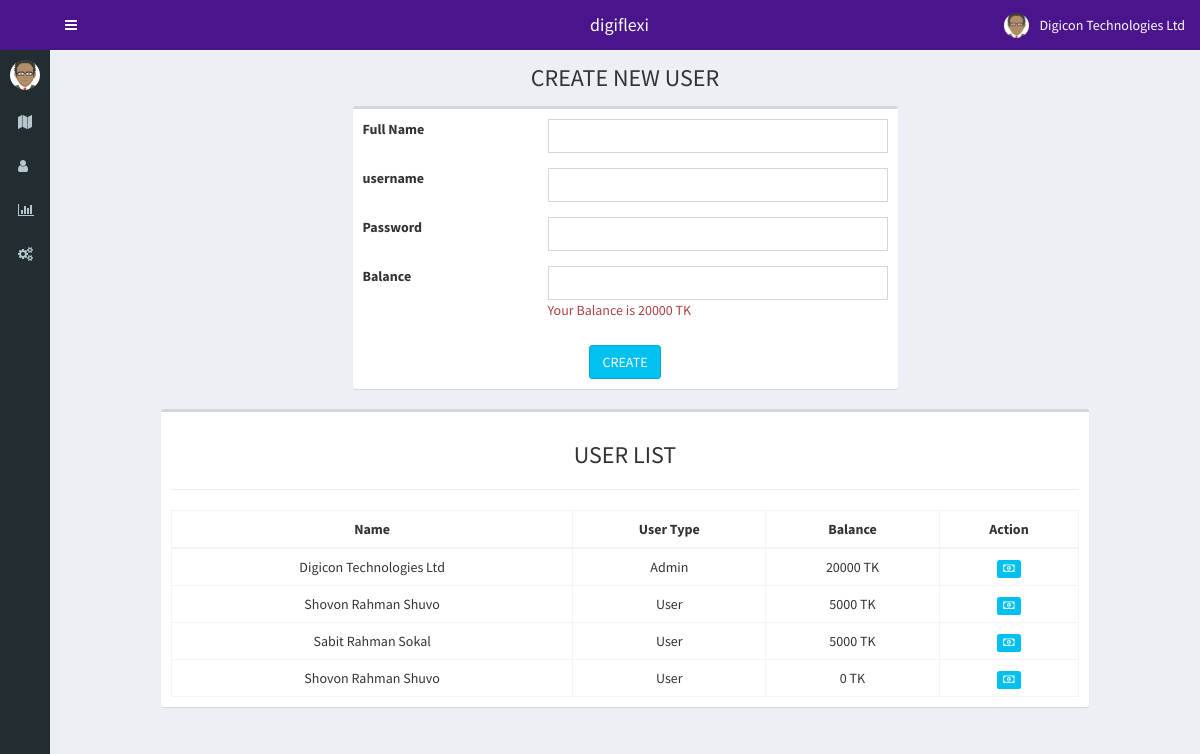
The app's page /user/index.php (signed in) with its own data.
### tables this page shows
CREATE TABLE `user` (
  `id` int(11) NOT NULL AUTO_INCREMENT,
  `full_name` varchar(128) NOT NULL,
  `username` varchar(32) DEFAULT NULL,
  `email` varchar(128) DEFAULT NULL,
  `password` varchar(128) NOT NULL,
  `user_level` int(1) DEFAULT NULL COMMENT 'admin=1;merchant:2',
  `balance` int(255) DEFAULT NULL,
  `status` int(1) DEFAULT NULL COMMENT 'active =1; deactive = 0',
  `activation_string` varchar(128) DEFAULT NULL,
  PRIMARY KEY (`id`)
);

### user/index.php (the view, shortened to what this page needs)
<?php
  include ('../dbconfig.php');
?>
<!DOCTYPE html>
<html>
<head>
  <?php include('../header.php')?>
</head>
<body class="hold-transition skin-blue sidebar-mini sidebar-collapse">
<div class="wrapper">
  <?php include('../nav.php');?>
  <div class="content-wrapper">
    <section class="content-header">
      <h1 class="text-center">
        CREATE NEW USER
      </h1>
    </section>
    <section class="content">
        <div class="row">
          <div class="col-sm-6 col-sm-offset-3">
            <div class="box">
            <div class="box-body">
              <form class="form-horizontal" action="index.php" method="post">
                <div class="form-group">
                  <label for="full_name" class="col-sm-4 col-form-label">Full Name</label></label>
                  <div class="col-sm-8">
                    <input  type="text" class="form-control" id="full_name" name="full_name" required>
                  </div>
                </div>
                <div class="form-group">
                  <label for="username" class="col-sm-4 col-form-label">username</label></label>
                  <div class="col-sm-8">
                    <input  type="text" class="form-control" id="username" name="username" required>
                  </div>
                </div>
                <div class="form-group">
                  <label for="password" class="col-sm-4 col-form-label">Password</label></label>
                  <div class="col-sm-8">
                    <input  type="password" class="form-control" id="password" name="password"  minlength="6" maxlength="10" size="10" required>
                  </div>
                </div>
                <div class="form-group">
                  <label for="balance" class="col-sm-4 col-form-label">Balance</label></label>
                  <div class="col-sm-8">
                    <input  type="number" class="form-control" id="balance" name="balance"  min=10 max=<?php echo $balance ?> required >
                    <p class="text-danger">
                      <?php
                        if($balance == 0 || $balance == NULL){
                          echo "You do not have sufficiant balance. Add More";
                        }else{
                          echo "Your Balance is"." ".$balance." TK ";
                        }
                      ?>
                    </p>
                  </div>
                </div>
                <center><button class="btn btn-info" type="submit" name="create">CREATE</button></center>
              </form>
            </div>
          </div>
          </div>
        </div>
        <div class="row">
          <div class="col-sm-10 col-sm-offset-1">
            <div class="box">
            <div class="box-body">
              <center><h3>USER LIST</h3></center>
              <hr>
              <table id="" class="table table-bordered text-center">
                <thead>
                  <tr>
                    <th>Name</th>
                    <th>User Type</th>
                    <th>Balance</th>
                    <th>Action</th>
                  </tr>
                </thead>
                <tbody>
                  <?php
                    $user_lists = $conn->query("SELECT * from user")->fetchAll(PDO::FETCH_ASSOC);
                    foreach($user_lists as $user_list):
                  ?>
                  <tr>
                    <td><?php echo $user_list['full_name']?></td>
                    <td>
                        <?php
                            if($user_list['user_level']=="1"){echo "Admin";}
                            if($user_list['user_level']=="2"){echo "User";}
                        ?>
                    </td>
                    <td><?php echo $user_list['balance']?> TK</td>
                    <td>
                      <a href="add_balance.php?id=<?php echo $user_list['id'];?>"><label class="label label-info"><span class="fa fa-money"></span></label></a>
                    </td>
                  </tr>
                  <?php
                    endforeach;
                  ?>
                </tbody>
              </table>
            </div>
          </div>
          </div>
      </div>
    </section>
  </div>

### header.php (shortened to what this page needs)
<link rel="stylesheet" href="/digiflexi/bootstrap/css/bootstrap.min.css">
<link rel="stylesheet" href="https://cdnjs.cloudflare.com/ajax/libs/font-awesome/4.5.0/css/font-awesome.min.css">
<link rel="stylesheet" href="https://cdnjs.cloudflare.com/ajax/libs/ionicons/2.0.1/css/ionicons.min.css">
<link rel="stylesheet" href="/digiflexi/dist/css/AdminLTE.min.css">
<link rel="stylesheet" href="/digiflexi/dist/css/skins/skin-blue.min.css">
<link rel="stylesheet" href="/digiflexi/plugins/datatables/dataTables.bootstrap.css">
<link rel="stylesheet" href="/digiflexi/dist/css/easy-autocomplete.min.css">
<link rel="stylesheet" href="/digiflexi/dist/css/easy-autocomplete.themes.min.css">
<link rel="stylesheet" type="text/css" href="/digiflexi/dist/css/sweetalert.css">
<link rel="stylesheet" type="text/css" href="/digiflexi/dist/css/pnotify.custom.min.css">

### nav.php (shortened to what this page needs)
<?php
  include ('dbconfig.php');
?>
  <header class="main-header" style="background-color:#fff !important;">
    <a style="background-color:#4A148C !important;" class="logo">
    </a>
    <nav class="navbar navbar-static-top skin-purple" style="background-color:#4A148C !important;" role="navigation">
      <a href="#" class="sidebar-toggle" data-toggle="offcanvas" role="button">
      </a>
      <center>
      <div class="navbar-header">
        <a class="navbar-brand" style="position: absolute;left: 50%;margin-left: -50px !important;display: block;" href="#">digiflexi</a>
      </div>
      </center>
      <div class="navbar-custom-menu">
        <ul class="nav navbar-nav">
          <li class="dropdown user user-menu">
            <a href="#" class="dropdown-toggle" data-toggle="dropdown">
              <img src="/digiflexi/dist/img/avatar.png" class="user-image" alt="User Image">
              <span class="hidden-xs">
                <?php
                  echo $_SESSION['full_name'];
                ?>
              </span>
            </a>
                  <?php
                    $username =$_SESSION['username'];
                    $balance = $conn->query("SELECT balance from user WHERE username='$username' ")->fetchColumn();
                  ?>
          </li>
        </ul>
      </div>
    </nav>
  </header>
  <aside class="main-sidebar">
    <section class="sidebar">
      <div class="user-panel">
        <div class="pull-left image">
          <img src="/digiflexi/dist/img/avatar.png" class="img-circle" alt="User Image">
        </div>
      </div>
      <ul class="sidebar-menu">
        <li class=""><a href="/digiflexi/dashboard.php"><i class="fa fa-map"></i><span>Dashboard</span></a></li>
          <li class="treeview">
            <a href="#"><i class="fa fa-user"></i> <span>Recharge</span>
            </a>
          </li>
          <li class="treeview">
            <a href="#"><i class="fa fa-bar-chart"></i> <span>Reports</span>
            </a>
          </li>
        <?php if($_SESSION['user_level']==1):?>
          <li class="treeview">
            <a href="#"><i class="fa fa-cogs"></i> <span>Setup</span>
            </a>
          </li>
        <?php endif; ?>
      </ul>
    </section>
  </aside>

### records on screen
user: balance "20000", full_name "Digicon Technologies Ltd", user_level "Admin"
user: full_name "Shovon Rahman Shuvo", user_level "User", balance "5000"
user: full_name "Sabit Rahman Sokal", user_level "User", balance "5000"
user: full_name "Shovon Rahman Shuvo", user_level "User", balance "0"

### other values on screen
$_SESSION['full_name'] "Digicon Technologies Ltd"
